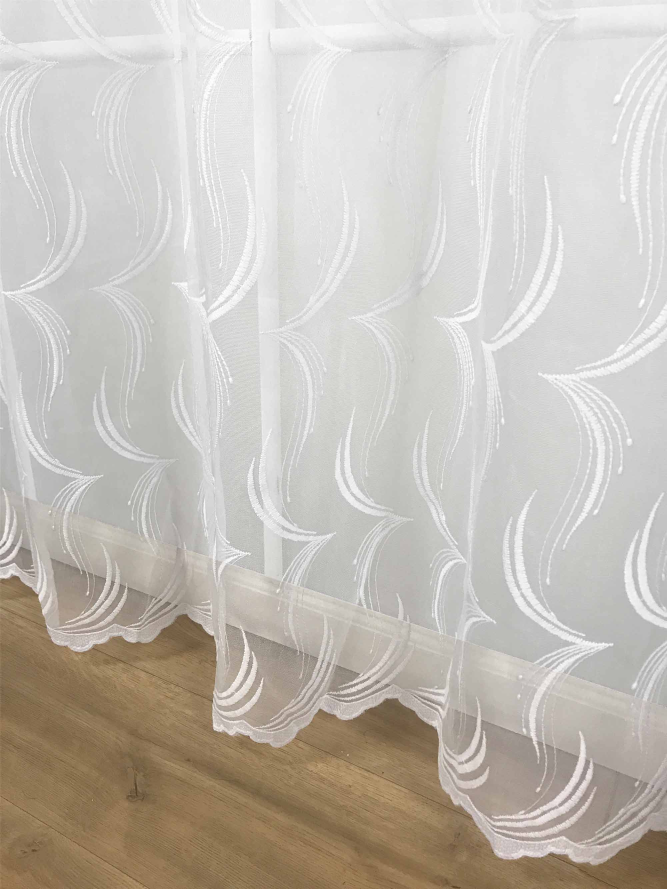
#> input picture input/White-Color-Floral-embroidered-sheer-curtain-model-12471-bottom-of-the-hanged-curtain-panel.jpg, 2000 x 2667 px (shown at 1/3 size)
$ python -i imageOptimizer.py   (imports and definitions only)
#> lines starting #> are read from the running program, lines starting #| are printed output that depends on the picture
# Writer: Muhammed Firat Ozturk
# To load the required python packages run "pip install -r .\requirements.txt" command in your terminal in this  directory (ideally with a python virtual environment)


# below will be my algorithm:
# 1 First copy all the files to a new folder, then:
# 2 resize the image (so that longest dimension is 1500 px)
# 3 convert to webp
# 4 Compress image (compress until the image file size is below 200kb or close enough to 200 kb)
# 5 Save image
# 6 Create and save thumbnail image that is 800x800 pixels
# 7 Check and print any unoptimized images

# Operating System package for python. This enables us to make changes in our files (like creating, deleting, altering) on our computer
import os

# So I can pass arguments
import sys

# Similar to os, but has newer features
import pathlib

# PIL stands for Python Imaging Library, and it's the original library that enabled Python to deal with images.
# We will also use ImageOps to prevent the image being rotated while we change (reduce) its dimensions
from PIL import Image, ImageOps

# Below package is for copying files from one directory to another
import shutil

# Below package is used for rounding numbers up
import math
import pillow_avif

# Below is used to exit the code if any error happens (like not having an already existing input file)
# import sys


# Webp image file format has almost 30% less size on disk as jpeg even though it provides the same quality. So it is a better choice for web
# [120 lines left out: functions image_change_format, image_resize, image_lower_quality, compress_image, failed_to_optimize_images, create_thumbnail, not called in this run]


# Below function copies the file and saves it at the copy_destination, and returns the size of the file copied in kbs
def copy_file(original_destination, copy_destination):
    shutil.copy(original_destination, copy_destination)
    return math.ceil(pathlib.Path(copy_destination).stat().st_size / 1024)


def optimize(origin):
    # image_format = "webp"
    image_format = "avif"
    # Let's get the current directory and store it in path variable
    path = pathlib.Path.cwd()
    print(path)
    # First tell the program where the input images are located.
    input_folder_name = "input"
    output_folder_name = "output"
    if origin == "input":
        input_folder = pathlib.Path(path, input_folder_name)
        output_folder = pathlib.Path(path, output_folder_name)
    elif origin == "demfirat":
        input_folder = pathlib.Path(
            pathlib.Path(__file__).parents[3],
            "code/demfirat/public/media/products/embroidered_sheer_curtain_fabrics",
        )
        output_folder = input_folder
    # classifierFilePath = pathlib.Path(pathlib.Path(__file__).parents[3],"demfirat/src/vir_db")
    # Now let's define where to save our optimized output images
    # output_folder = pathlib.Path(path,output_folder_name)
    thumbnail_folder_name = "thumbnails"
    thumbnail_folder = pathlib.Path(output_folder, thumbnail_folder_name)

    # If there are no files inside the input folder, exit the application with a warning
    try:
        if len(os.listdir(input_folder)) == 0:
            sys.exit(
                "You have not provided any images in the input folder that I can optimize. Please add your images in the input folder"
            )
    # If the input folder does not exists
    except FileNotFoundError:
        os.mkdir(input_folder)
        sys.exit(
            "An input folder is now created for you. Please add files to the input folder to optimize"
        )

    # If the output_folder and thumbnail_folders do not already exists, add them. If they already exists, do not do anything.
    try:
        os.mkdir(output_folder)
    except FileExistsError:
        pass

    # Similarly
    try:
        os.mkdir(thumbnail_folder)
    except FileExistsError:
        pass

    # assign image names to the array raw_images
    input_image_names = os.listdir(input_folder)
    # Let's also check how many images we need to optimize
    number_of_images = len(input_image_names)
    # We will count how many images we optimized, so let's initialize the integer to 0 and iterate then
    optimized_image_counter = 0
    # Do below operations for every image
    for input_image_name in input_image_names:

        # initialize to change later and save
        output_image_name = input_image_name
        optimized_image_counter += 1
        # below is to know how many images are left to optimize and what is being currently optimized, and what percentage has been completed.

        # Now we will need to copy all the images before we work on them.
        # Define original file destination
        original_destination = pathlib.Path(input_folder, input_image_name)
        # Define where to copy the file
        copy_destination = pathlib.Path(output_folder, input_image_name)
        thumbnail_destination = pathlib.Path(thumbnail_folder, input_image_name)
        # if the file name is thumbnails skip the file (do not include the folder in optimization)
        if input_image_name == "thumbnails":
            continue
        # If the image
        # if(os.path.isfile(thumbnail_destination)==False):
        #    create_thumbnail(original_destination,thumbnail_destination)
        #    continue

        # If the optimized image exists but the thumbnail is not created for it, create the thumbnail
        if (
            # original_destination.suffix == ".avif"
            original_destination.suffix == f".{image_format}"
            and os.path.isfile(thumbnail_destination) == False
        ):
            create_thumbnail(original_destination, thumbnail_destination)
            continue
        # if the optimized image exists and the thumbnail exists, do not do anything
        # elif original_destination.suffix == ".avif" and os.path.isfile(
        elif original_destination.suffix == f".{image_format}" and os.path.isfile(
            thumbnail_destination
        ):
            continue

        # print(original_destination.suffix)
        print(
            f"-------- Image: {input_image_name} ---------: {optimized_image_counter}/{number_of_images} ({math.floor(optimized_image_counter/number_of_images*100)}%)"
        )
        # ---- OPERATION 1 ------> IMAGE COPYING
        # Copy the file and get its file size so we can compare
        # Check to see if the file already exists first to avoid errors
        if os.path.isfile(copy_destination) == False:
            file_size = copy_file(original_destination, copy_destination)

        # ---- OPERATION 2 ------> IMAGE RESIZING
        # now let's resize the image if it needs it (one or two of its dimensions is above 1500 pixels)
        # set a limit the largest dimension the image can have and store it in the dim_thresold variable
        dim_treshold = 1500
        # below variable, image_resize_output is equal to false if the image does not need resizing, or equal to three different variables: file_size, new_width, new_height if it went thru resizing
        image_resize_output = image_resize(copy_destination, dim_treshold)
        # If it needs resizing
        if image_resize_output != False:
            # reside the image and get the output values
            file_size, new_width, new_height = image_resize_output
            print(
                f"Image needed dimension resizing. The new size is: {file_size} KB; The New Width: {new_width} pixels, and The New Height: {new_height} pixels"
            )

        # ---- OPERATION 3 ------> CONVERT TO the desired image format defined at the beginning of function
        # lets convert it to another file type for further optimization
        if original_destination.suffix != image_format:
            file_size, output_image_name = image_change_format(
                image_name=input_image_name,
                image_folder=output_folder,
                format=image_format,
            )
            print(
                f"The file size after converting to avif has been reduced to: {file_size}"
            )

        # ---- OPERATION 4 ------> COMPRESS IMAGE
        # The compression level is a measure of the compression quality. It is expressed as an integer in the range 1 - 9.
        # Compression quality and performance are conflicting goals.
        # Compression level 1 provides best performance at the expense of quality.
        file_size = compress_image(
            pathlib.Path(output_folder, output_image_name), compress_level=2
        )
        print(
            f"The file size after compressing the image has been reduced to: {file_size}"
        )

        # If file size is still above 200 kb then, optimize iteratively with image_lower_quality function
        quality = 100
        while file_size > 200 and quality > 40:
            quality -= 10
            # CHANGE
            file_size = image_lower_quality(
                pathlib.Path(output_folder, output_image_name), quality
            )
            print(f"Image is compressed again,\nfinal size is {file_size}")

        # --------- Operation 5 - Creating Thumbnail -----------
        # first input is the location of non-thumbnail image. Second is the destination where it will be saved (includes the file name too).
        create_thumbnail(
            pathlib.Path(output_folder, output_image_name),
            pathlib.Path(thumbnail_folder, output_image_name),
        )

    # Below function returns an array of names of the failed to optimize images, if any.
    failed_to_optimize = failed_to_optimize_images(
        input_folder, output_folder, image_format
    )
    if len(failed_to_optimize) != 0:
        print(f"below images are not copied")
        print(failed_to_optimize)


# below if you want to optimize website images
# -----------------------------------------------------------------------
# optimize(origin="demfirat")
# [1 line not run here, left out]
classifierFilePath = pathlib.Path(
    pathlib.Path(__file__).parents[3], "code/demfirat/src/vir_db"
)
# [4 lines not run here, left out]
# -----------------------------------------------------------------------

# Below is if you want to take the input and optimize at output
# optimize(origin="input")

# To run this file type either

# py imageOptimizer.py "input"

#or

#py imageOptimizer.py "demfirat"

>>> import cv2
>>> picture = cv2.imread('input/White-Color-Floral-embroidered-sheer-curtain-model-12471-bottom-of-the-hanged-curtain-panel.jpg', cv2.IMREAD_GRAYSCALE)
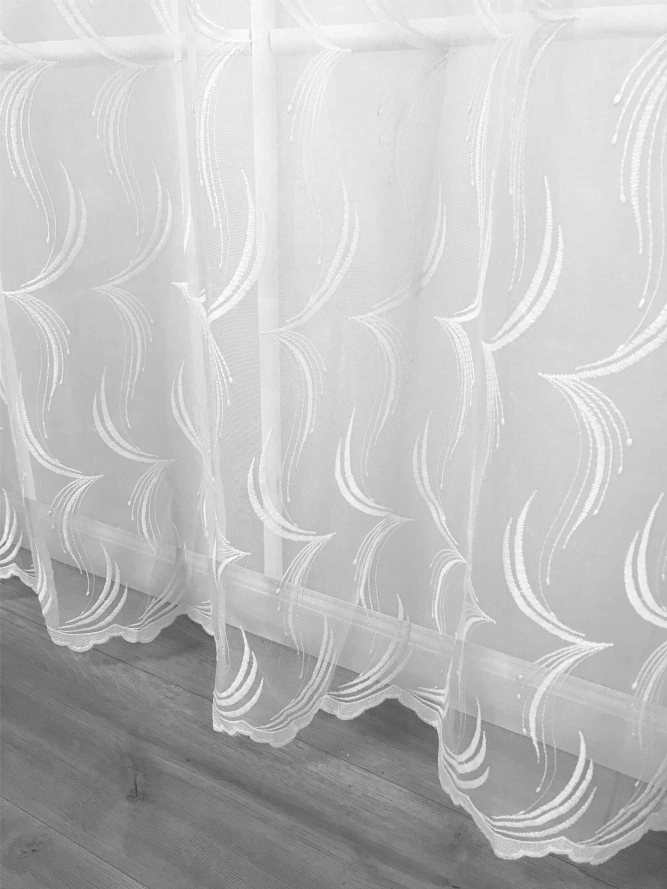
#> picture: shape (2667, 2000) (shown at 1/3 size); min 48, max 255, mean 191.9
#> (the run stopped early here; a loop or call above may not have finished)
